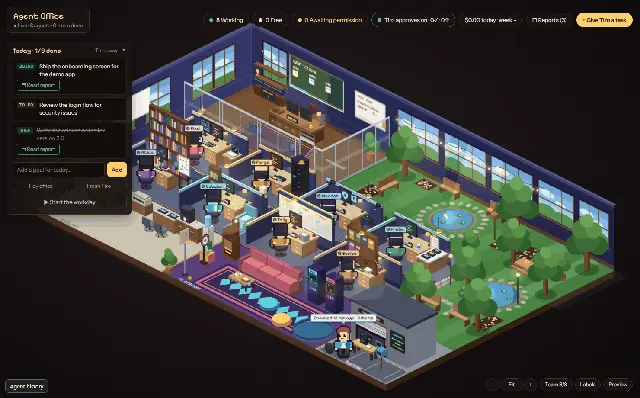
#> input picture site/assets/img/01-dashboard-overview-640.webp, 640 x 398 px, given in place of terrain.png, which was not available
$ python post.py ../site/assets/img ../site/assets/img/01-dashboard-overview.webp ../site/assets/img/01-dashboard-overview.webp
#> lines starting #> are read from the running program, lines starting #| are printed output that depends on the picture
# Post-process the raw Blender renders into the shipped town and office art. Original art, Apache-2.0.
#   python art/post.py <raw dir> <out dir> [<office out dir>]   palettes, atlases, terrain chunks; office atlas from <raw>/office
# Two palettes of at most 64 colours: art/palette.json (town atlas + terrain) and art/palette-office.json (interiors).
# The town palette is cut once and then kept: delete art/palette.json to re-cut it after changing the town art.
#   python art/post.py --preview <out dir> <png>                 compose terrain + every sprite at its town.json spot, 2x
#   python art/post.py --office-preview <office out> <png>       compose the default office's sprites (art/.raw/catalog.json), 2x
import sys, os, json, glob
from collections import Counter
from PIL import Image, ImageEnhance, ImageFilter, ImageChops

HERE = os.path.dirname(os.path.abspath(__file__))
OUTLINE, SHADOW = (0x2b, 0x1b, 0x16), (0x1a, 0x22, 0x40)
NCOL, PAD, CHUNK, MAXA, CAP = 63, 2, 512, 2048, 400  # 63 median-cut colours + the outline = 64


def look(im, keep_alpha=False):
    """Binarise alpha (unless keep_alpha: glass stays translucent), then the target's warm grade: brighten 1.12, saturate 1.15."""
#> called with keep_alpha = False
    a = im.getchannel('A') if keep_alpha else im.getchannel('A').point(lambda v: 255 if v > 100 else 0)
#> a: PIL image 640x398 L; every value is 255
    rgb = ImageEnhance.Color(ImageEnhance.Brightness(im.convert('RGB')).enhance(1.12)).enhance(1.15)
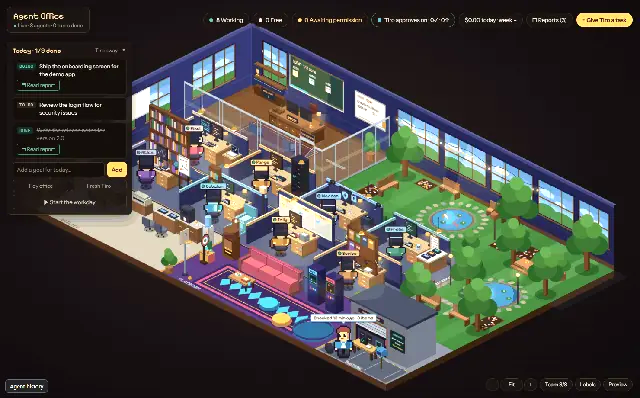
#> rgb: PIL image 640x398 RGB; mean R, G, B 67.3, 66.2, 62.4
    if keep_alpha: rgb.paste(im.convert('RGB'), mask=a.point(lambda v: 255 if 0 < v < 255 else 0))  # glass keeps its own tint
    rgb.putalpha(a); return rgb


def outline(im):
    a = im.getchannel('A').point(lambda v: 255 if v else 0); ring = ImageChops.subtract(a.filter(ImageFilter.MaxFilter(3)), a)
    base = Image.new('RGBA', im.size, OUTLINE + (0,)); base.putalpha(ring); base.alpha_composite(im); return base


# [7 lines left out: function shadow, not called in this run]


def palette_image(cols):
    flat = [c for rgb in cols for c in rgb]; flat += flat[:3] * (256 - len(cols))  # pad with a real colour, never black
    p = Image.new('P', (1, 1)); p.putpalette(flat); return p


# [6 lines left out: function to_palette, not called in this run]


def save_p(im, path): im.save(path, optimize=True, transparency=im.info['transparency'])


def load(raw, skip=()):
    """Every <name>.json render set in raw: name -> [colour, shadow, anchor, footprint, glow alpha or None]."""
    sprites = {}
    for n in sorted(os.path.basename(p)[:-5] for p in glob.glob(os.path.join(raw, '*.json')) if os.path.basename(p) not in skip):
        meta = json.load(open(os.path.join(raw, n + '.json')))
        col = look(Image.open(os.path.join(raw, n + '.png')).convert('RGBA'), meta.get('alpha'))
        sh = shadow(col, Image.open(os.path.join(raw, n + '.ground.png')).convert('RGBA'), Image.open(os.path.join(raw, n + '.noshadow.png')).convert('RGBA'))
        gp = os.path.join(raw, n + '.glow.png')
        glow = Image.open(gp).convert('RGBA') if os.path.exists(gp) else None
        sprites[n] = [col, sh, meta['anchor'], meta['footprint'], glow]
    return sprites


# [52 lines left out: functions pack, cut, sheets, palette, not called in this run]


def build(raw, out, office_out=None):
    sprites = load(raw, ('terrain.json', 'catalog.json'))
    terrain = look(Image.open(os.path.join(raw, 'terrain.png')).convert('RGBA'))
#> (the run stopped early here; a loop or call above may not have finished)

$ run again, on site/assets/img/02-office-focus-zone-640.webp
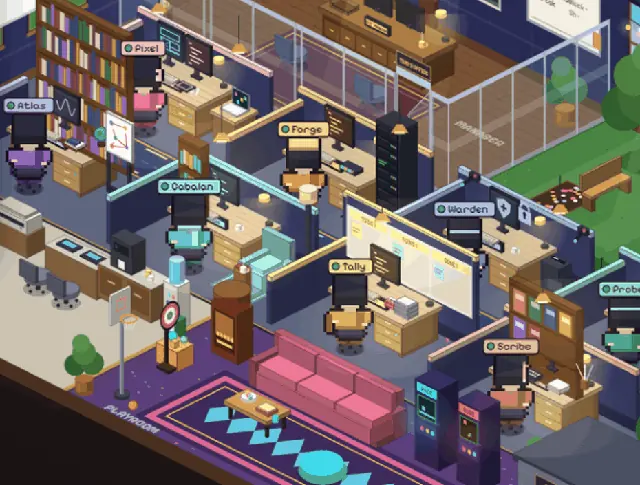
#> input picture site/assets/img/02-office-focus-zone-640.webp, 640 x 485 px, given in place of terrain.png, which was not available
#> a: PIL image 640x485 L; every value is 255
#> in look, `rgb = ImageEnhance.Color(ImageEnhance.Brightness(im.convert('RGB')).en..`:
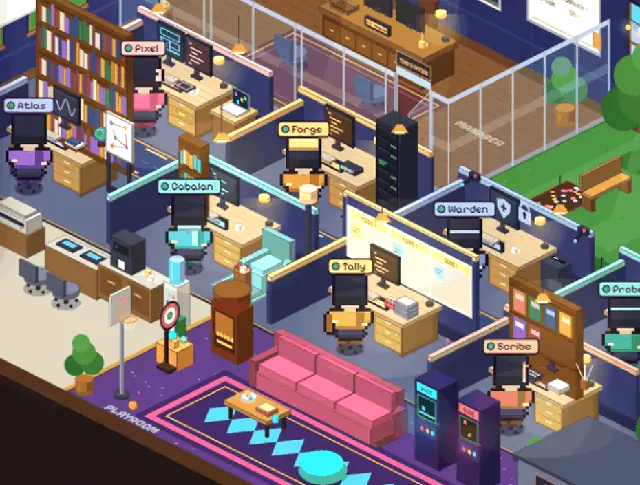
#> rgb: PIL image 640x485 RGB; mean R, G, B 125.6, 113.2, 111.2

$ run again, on site/assets/img/03-garden-park-640.webp
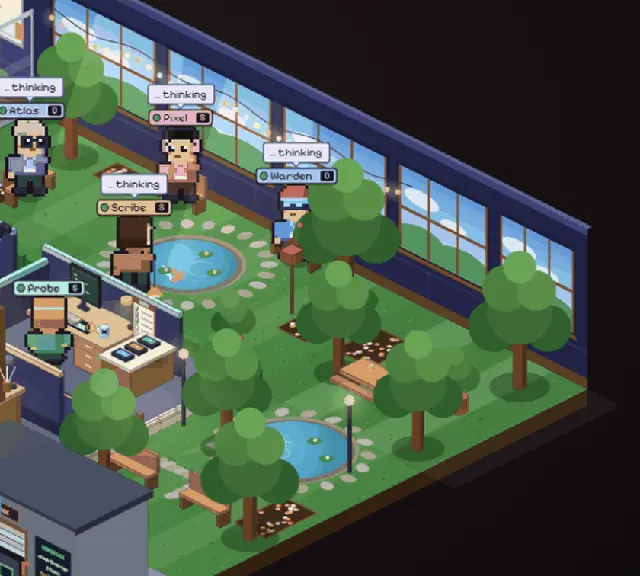
#> input picture site/assets/img/03-garden-park-640.webp, 640 x 576 px, given in place of terrain.png, which was not available
#> a: PIL image 640x576 L; every value is 255
#> in look, `rgb = ImageEnhance.Color(ImageEnhance.Brightness(im.convert('RGB')).en..`:
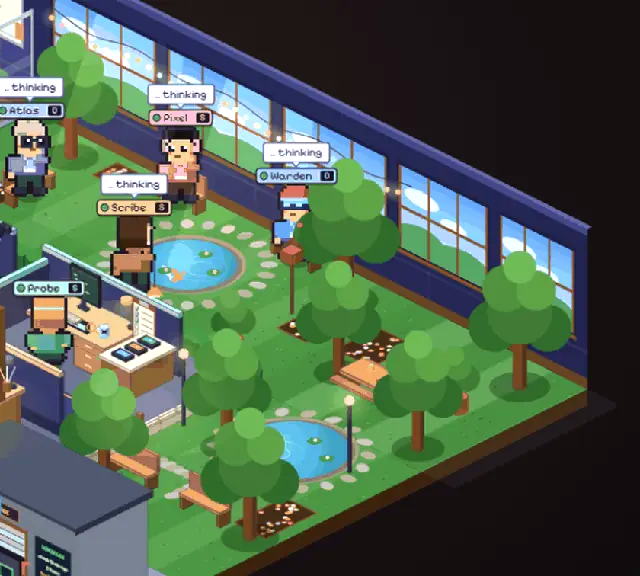
#> rgb: PIL image 640x576 RGB; mean R, G, B 77.9, 96.5, 78.6
